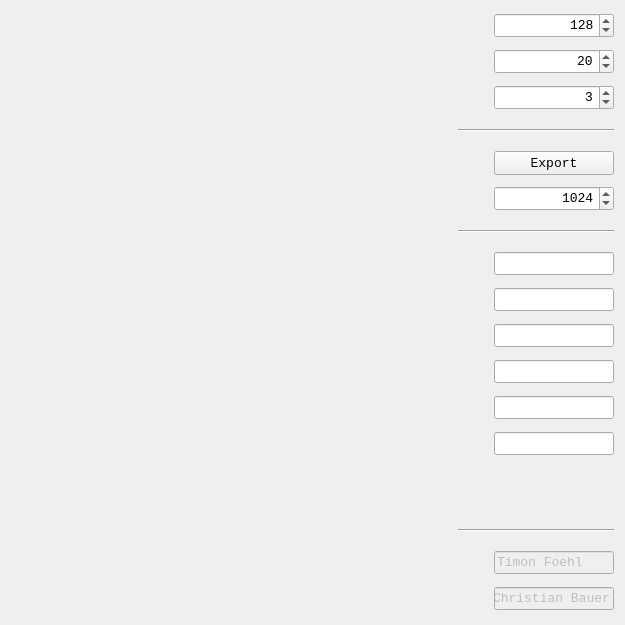
<?xml version="1.0" encoding="UTF-8"?>
<ui version="4.0">
 <class>MainWindow</class>
 <widget class="QMainWindow" name="MainWindow">
  <property name="geometry">
   <rect>
    <x>0</x>
    <y>0</y>
    <width>625</width>
    <height>625</height>
   </rect>
  </property>
  <property name="windowTitle">
   <string>NewtonFractal</string>
  </property>
  <widget class="QWidget" name="centralWidget">
   <layout class="QHBoxLayout" name="horizontalLayout">
    <property name="spacing">
     <number>0</number>
    </property>
    <property name="leftMargin">
     <number>0</number>
    </property>
    <property name="topMargin">
     <number>0</number>
    </property>
    <property name="rightMargin">
     <number>0</number>
    </property>
    <property name="bottomMargin">
     <number>0</number>
    </property>
    <item>
     <widget class="FractalWidget" name="fractalWidget" native="true"/>
    </item>
    <item>
     <widget class="QWidget" name="settingsWidget" native="true">
      <property name="sizePolicy">
       <sizepolicy hsizetype="Fixed" vsizetype="Preferred">
        <horstretch>0</horstretch>
        <verstretch>0</verstretch>
       </sizepolicy>
      </property>
      <layout class="QVBoxLayout" name="verticalLayout">
       <item>
        <layout class="QGridLayout" name="gridSettings">
         <item row="0" column="0">
          <widget class="QLabel" name="lblSize">
           <property name="sizePolicy">
            <sizepolicy hsizetype="Fixed" vsizetype="Fixed">
             <horstretch>0</horstretch>
             <verstretch>0</verstretch>
            </sizepolicy>
           </property>
           <property name="minimumSize">
            <size>
             <width>30</width>
             <height>30</height>
            </size>
           </property>
           <property name="maximumSize">
            <size>
             <width>30</width>
             <height>30</height>
            </size>
           </property>
           <property name="toolTip">
            <string>fractal height and width</string>
           </property>
           <property name="text">
            <string/>
           </property>
           <property name="pixmap">
            <pixmap resource="../resources.qrc">:/resources/icons/size.png</pixmap>
           </property>
           <property name="scaledContents">
            <bool>true</bool>
           </property>
          </widget>
         </item>
         <item row="0" column="1">
          <widget class="QSpinBox" name="spinSize">
           <property name="minimumSize">
            <size>
             <width>30</width>
             <height>25</height>
            </size>
           </property>
           <property name="maximumSize">
            <size>
             <width>120</width>
             <height>16777215</height>
            </size>
           </property>
           <property name="font">
            <font>
             <family>Consolas</family>
             <pointsize>10</pointsize>
            </font>
           </property>
           <property name="toolTip">
            <string/>
           </property>
           <property name="alignment">
            <set>Qt::AlignRight|Qt::AlignTrailing|Qt::AlignVCenter</set>
           </property>
           <property name="minimum">
            <number>16</number>
           </property>
           <property name="maximum">
            <number>1024</number>
           </property>
           <property name="value">
            <number>128</number>
           </property>
          </widget>
         </item>
         <item row="1" column="0">
          <widget class="QLabel" name="lblIterations">
           <property name="sizePolicy">
            <sizepolicy hsizetype="Fixed" vsizetype="Fixed">
             <horstretch>0</horstretch>
             <verstretch>0</verstretch>
            </sizepolicy>
           </property>
           <property name="minimumSize">
            <size>
             <width>30</width>
             <height>30</height>
            </size>
           </property>
           <property name="maximumSize">
            <size>
             <width>30</width>
             <height>30</height>
            </size>
           </property>
           <property name="toolTip">
            <string>maximum number of iterations</string>
           </property>
           <property name="text">
            <string/>
           </property>
           <property name="pixmap">
            <pixmap resource="../resources.qrc">:/resources/icons/iteration.png</pixmap>
           </property>
           <property name="scaledContents">
            <bool>true</bool>
           </property>
          </widget>
         </item>
         <item row="1" column="1">
          <widget class="QSpinBox" name="spinIterations">
           <property name="minimumSize">
            <size>
             <width>30</width>
             <height>25</height>
            </size>
           </property>
           <property name="maximumSize">
            <size>
             <width>120</width>
             <height>16777215</height>
            </size>
           </property>
           <property name="font">
            <font>
             <family>Consolas</family>
             <pointsize>10</pointsize>
            </font>
           </property>
           <property name="toolTip">
            <string/>
           </property>
           <property name="alignment">
            <set>Qt::AlignRight|Qt::AlignTrailing|Qt::AlignVCenter</set>
           </property>
           <property name="minimum">
            <number>5</number>
           </property>
           <property name="maximum">
            <number>100</number>
           </property>
           <property name="value">
            <number>20</number>
           </property>
          </widget>
         </item>
         <item row="2" column="0">
          <widget class="QLabel" name="lblDegree">
           <property name="sizePolicy">
            <sizepolicy hsizetype="Fixed" vsizetype="Fixed">
             <horstretch>0</horstretch>
             <verstretch>0</verstretch>
            </sizepolicy>
           </property>
           <property name="minimumSize">
            <size>
             <width>30</width>
             <height>30</height>
            </size>
           </property>
           <property name="maximumSize">
            <size>
             <width>30</width>
             <height>30</height>
            </size>
           </property>
           <property name="toolTip">
            <string>degree of the polynomial / number of roots</string>
           </property>
           <property name="text">
            <string/>
           </property>
           <property name="pixmap">
            <pixmap resource="../resources.qrc">:/resources/icons/degree.png</pixmap>
           </property>
           <property name="scaledContents">
            <bool>true</bool>
           </property>
          </widget>
         </item>
         <item row="2" column="1">
          <widget class="QSpinBox" name="spinDegree">
           <property name="minimumSize">
            <size>
             <width>30</width>
             <height>25</height>
            </size>
           </property>
           <property name="maximumSize">
            <size>
             <width>120</width>
             <height>16777215</height>
            </size>
           </property>
           <property name="font">
            <font>
             <family>Consolas</family>
             <pointsize>10</pointsize>
            </font>
           </property>
           <property name="toolTip">
            <string/>
           </property>
           <property name="alignment">
            <set>Qt::AlignRight|Qt::AlignTrailing|Qt::AlignVCenter</set>
           </property>
           <property name="minimum">
            <number>2</number>
           </property>
           <property name="maximum">
            <number>6</number>
           </property>
           <property name="value">
            <number>3</number>
           </property>
          </widget>
         </item>
        </layout>
       </item>
       <item>
        <spacer name="spacerExport1">
         <property name="orientation">
          <enum>Qt::Vertical</enum>
         </property>
         <property name="sizeType">
          <enum>QSizePolicy::Fixed</enum>
         </property>
         <property name="sizeHint" stdset="0">
          <size>
           <width>20</width>
           <height>10</height>
          </size>
         </property>
        </spacer>
       </item>
       <item>
        <widget class="QFrame" name="lineExport">
         <property name="sizePolicy">
          <sizepolicy hsizetype="Preferred" vsizetype="Fixed">
           <horstretch>0</horstretch>
           <verstretch>0</verstretch>
          </sizepolicy>
         </property>
         <property name="minimumSize">
          <size>
           <width>0</width>
           <height>1</height>
          </size>
         </property>
         <property name="frameShape">
          <enum>QFrame::HLine</enum>
         </property>
         <property name="frameShadow">
          <enum>QFrame::Sunken</enum>
         </property>
        </widget>
       </item>
       <item>
        <spacer name="spacerExport2">
         <property name="orientation">
          <enum>Qt::Vertical</enum>
         </property>
         <property name="sizeType">
          <enum>QSizePolicy::Fixed</enum>
         </property>
         <property name="sizeHint" stdset="0">
          <size>
           <width>20</width>
           <height>10</height>
          </size>
         </property>
        </spacer>
       </item>
       <item>
        <layout class="QGridLayout" name="gridExport">
         <item row="0" column="0">
          <widget class="QLabel" name="lblExport">
           <property name="sizePolicy">
            <sizepolicy hsizetype="Fixed" vsizetype="Fixed">
             <horstretch>0</horstretch>
             <verstretch>0</verstretch>
            </sizepolicy>
           </property>
           <property name="minimumSize">
            <size>
             <width>30</width>
             <height>30</height>
            </size>
           </property>
           <property name="maximumSize">
            <size>
             <width>30</width>
             <height>30</height>
            </size>
           </property>
           <property name="toolTip">
            <string>export fractal as png</string>
           </property>
           <property name="text">
            <string/>
           </property>
           <property name="pixmap">
            <pixmap resource="../resources.qrc">:/resources/icons/save.png</pixmap>
           </property>
           <property name="scaledContents">
            <bool>true</bool>
           </property>
          </widget>
         </item>
         <item row="0" column="1">
          <widget class="QPushButton" name="btnExport">
           <property name="minimumSize">
            <size>
             <width>0</width>
             <height>24</height>
            </size>
           </property>
           <property name="maximumSize">
            <size>
             <width>120</width>
             <height>16777215</height>
            </size>
           </property>
           <property name="font">
            <font>
             <family>Consolas</family>
             <pointsize>10</pointsize>
            </font>
           </property>
           <property name="toolTip">
            <string/>
           </property>
           <property name="text">
            <string>Export</string>
           </property>
          </widget>
         </item>
         <item row="1" column="0">
          <widget class="QLabel" name="lblExportSize">
           <property name="sizePolicy">
            <sizepolicy hsizetype="Fixed" vsizetype="Fixed">
             <horstretch>0</horstretch>
             <verstretch>0</verstretch>
            </sizepolicy>
           </property>
           <property name="minimumSize">
            <size>
             <width>30</width>
             <height>30</height>
            </size>
           </property>
           <property name="maximumSize">
            <size>
             <width>30</width>
             <height>30</height>
            </size>
           </property>
           <property name="toolTip">
            <string>fractal height and width for export</string>
           </property>
           <property name="text">
            <string/>
           </property>
           <property name="pixmap">
            <pixmap resource="../resources.qrc">:/resources/icons/size.png</pixmap>
           </property>
           <property name="scaledContents">
            <bool>true</bool>
           </property>
          </widget>
         </item>
         <item row="1" column="1">
          <widget class="QSpinBox" name="spinExportSize">
           <property name="minimumSize">
            <size>
             <width>30</width>
             <height>25</height>
            </size>
           </property>
           <property name="maximumSize">
            <size>
             <width>120</width>
             <height>16777215</height>
            </size>
           </property>
           <property name="font">
            <font>
             <family>Consolas</family>
             <pointsize>10</pointsize>
            </font>
           </property>
           <property name="toolTip">
            <string/>
           </property>
           <property name="alignment">
            <set>Qt::AlignRight|Qt::AlignTrailing|Qt::AlignVCenter</set>
           </property>
           <property name="minimum">
            <number>16</number>
           </property>
           <property name="maximum">
            <number>4096</number>
           </property>
           <property name="value">
            <number>1024</number>
           </property>
          </widget>
         </item>
        </layout>
       </item>
       <item>
        <spacer name="spacerRoots1">
         <property name="orientation">
          <enum>Qt::Vertical</enum>
         </property>
         <property name="sizeType">
          <enum>QSizePolicy::Fixed</enum>
         </property>
         <property name="sizeHint" stdset="0">
          <size>
           <width>20</width>
           <height>10</height>
          </size>
         </property>
        </spacer>
       </item>
       <item>
        <widget class="QFrame" name="lineRoots">
         <property name="sizePolicy">
          <sizepolicy hsizetype="Preferred" vsizetype="Fixed">
           <horstretch>0</horstretch>
           <verstretch>0</verstretch>
          </sizepolicy>
         </property>
         <property name="minimumSize">
          <size>
           <width>0</width>
           <height>1</height>
          </size>
         </property>
         <property name="frameShape">
          <enum>QFrame::HLine</enum>
         </property>
         <property name="frameShadow">
          <enum>QFrame::Sunken</enum>
         </property>
        </widget>
       </item>
       <item>
        <spacer name="spacerRoots2">
         <property name="orientation">
          <enum>Qt::Vertical</enum>
         </property>
         <property name="sizeType">
          <enum>QSizePolicy::Fixed</enum>
         </property>
         <property name="sizeHint" stdset="0">
          <size>
           <width>20</width>
           <height>10</height>
          </size>
         </property>
        </spacer>
       </item>
       <item>
        <layout class="QGridLayout" name="gridRoots">
         <item row="0" column="0">
          <widget class="QLabel" name="lblRoot0">
           <property name="sizePolicy">
            <sizepolicy hsizetype="Fixed" vsizetype="Fixed">
             <horstretch>0</horstretch>
             <verstretch>0</verstretch>
            </sizepolicy>
           </property>
           <property name="minimumSize">
            <size>
             <width>30</width>
             <height>30</height>
            </size>
           </property>
           <property name="maximumSize">
            <size>
             <width>30</width>
             <height>30</height>
            </size>
           </property>
           <property name="toolTip">
            <string>root 1 [r j i]</string>
           </property>
           <property name="text">
            <string/>
           </property>
           <property name="pixmap">
            <pixmap resource="../resources.qrc">:/resources/icons/red.png</pixmap>
           </property>
           <property name="scaledContents">
            <bool>true</bool>
           </property>
          </widget>
         </item>
         <item row="0" column="1">
          <widget class="QLineEdit" name="lineRoot0">
           <property name="minimumSize">
            <size>
             <width>30</width>
             <height>0</height>
            </size>
           </property>
           <property name="maximumSize">
            <size>
             <width>120</width>
             <height>16777215</height>
            </size>
           </property>
           <property name="font">
            <font>
             <family>Consolas</family>
             <pointsize>10</pointsize>
            </font>
           </property>
           <property name="toolTip">
            <string/>
           </property>
           <property name="alignment">
            <set>Qt::AlignRight|Qt::AlignTrailing|Qt::AlignVCenter</set>
           </property>
          </widget>
         </item>
         <item row="1" column="0">
          <widget class="QLabel" name="lblRoot1">
           <property name="sizePolicy">
            <sizepolicy hsizetype="Fixed" vsizetype="Fixed">
             <horstretch>0</horstretch>
             <verstretch>0</verstretch>
            </sizepolicy>
           </property>
           <property name="minimumSize">
            <size>
             <width>30</width>
             <height>30</height>
            </size>
           </property>
           <property name="maximumSize">
            <size>
             <width>30</width>
             <height>30</height>
            </size>
           </property>
           <property name="toolTip">
            <string>root 2 [r j i]</string>
           </property>
           <property name="text">
            <string/>
           </property>
           <property name="pixmap">
            <pixmap resource="../resources.qrc">:/resources/icons/green.png</pixmap>
           </property>
           <property name="scaledContents">
            <bool>true</bool>
           </property>
          </widget>
         </item>
         <item row="1" column="1">
          <widget class="QLineEdit" name="lineRoot1">
           <property name="minimumSize">
            <size>
             <width>30</width>
             <height>0</height>
            </size>
           </property>
           <property name="maximumSize">
            <size>
             <width>120</width>
             <height>16777215</height>
            </size>
           </property>
           <property name="font">
            <font>
             <family>Consolas</family>
             <pointsize>10</pointsize>
            </font>
           </property>
           <property name="toolTip">
            <string/>
           </property>
           <property name="alignment">
            <set>Qt::AlignRight|Qt::AlignTrailing|Qt::AlignVCenter</set>
           </property>
          </widget>
         </item>
         <item row="2" column="0">
          <widget class="QLabel" name="lblRoot2">
           <property name="sizePolicy">
            <sizepolicy hsizetype="Fixed" vsizetype="Fixed">
             <horstretch>0</horstretch>
             <verstretch>0</verstretch>
            </sizepolicy>
           </property>
           <property name="minimumSize">
            <size>
             <width>30</width>
             <height>30</height>
            </size>
           </property>
           <property name="maximumSize">
            <size>
             <width>30</width>
             <height>30</height>
            </size>
           </property>
           <property name="toolTip">
            <string>root 3 [r j i]</string>
           </property>
           <property name="text">
            <string/>
           </property>
           <property name="pixmap">
            <pixmap resource="../resources.qrc">:/resources/icons/blue.png</pixmap>
           </property>
           <property name="scaledContents">
            <bool>true</bool>
           </property>
          </widget>
         </item>
         <item row="2" column="1">
          <widget class="QLineEdit" name="lineRoot2">
           <property name="minimumSize">
            <size>
             <width>30</width>
             <height>0</height>
            </size>
           </property>
           <property name="maximumSize">
            <size>
             <width>120</width>
             <height>16777215</height>
            </size>
           </property>
           <property name="font">
            <font>
             <family>Consolas</family>
             <pointsize>10</pointsize>
            </font>
           </property>
           <property name="toolTip">
            <string/>
           </property>
           <property name="alignment">
            <set>Qt::AlignRight|Qt::AlignTrailing|Qt::AlignVCenter</set>
           </property>
          </widget>
         </item>
         <item row="3" column="0">
          <widget class="QLabel" name="lblRoot3">
           <property name="sizePolicy">
            <sizepolicy hsizetype="Fixed" vsizetype="Fixed">
             <horstretch>0</horstretch>
             <verstretch>0</verstretch>
            </sizepolicy>
           </property>
           <property name="minimumSize">
            <size>
             <width>30</width>
             <height>30</height>
            </size>
           </property>
           <property name="maximumSize">
            <size>
             <width>30</width>
             <height>30</height>
            </size>
           </property>
           <property name="toolTip">
            <string>root 4 [r j i]</string>
           </property>
           <property name="text">
            <string/>
           </property>
           <property name="pixmap">
            <pixmap resource="../resources.qrc">:/resources/icons/cyan.png</pixmap>
           </property>
           <property name="scaledContents">
            <bool>true</bool>
           </property>
          </widget>
         </item>
         <item row="3" column="1">
          <widget class="QLineEdit" name="lineRoot3">
           <property name="minimumSize">
            <size>
             <width>30</width>
             <height>0</height>
            </size>
           </property>
           <property name="maximumSize">
            <size>
             <width>120</width>
             <height>16777215</height>
            </size>
           </property>
           <property name="font">
            <font>
             <family>Consolas</family>
             <pointsize>10</pointsize>
            </font>
           </property>
           <property name="toolTip">
            <string/>
           </property>
           <property name="alignment">
            <set>Qt::AlignRight|Qt::AlignTrailing|Qt::AlignVCenter</set>
           </property>
          </widget>
         </item>
         <item row="4" column="0">
          <widget class="QLabel" name="lblRoot4">
           <property name="sizePolicy">
            <sizepolicy hsizetype="Fixed" vsizetype="Fixed">
             <horstretch>0</horstretch>
             <verstretch>0</verstretch>
            </sizepolicy>
           </property>
           <property name="minimumSize">
            <size>
             <width>30</width>
             <height>30</height>
            </size>
           </property>
           <property name="maximumSize">
            <size>
             <width>30</width>
             <height>30</height>
            </size>
           </property>
           <property name="toolTip">
            <string>root 5 [r j i]</string>
           </property>
           <property name="text">
            <string/>
           </property>
           <property name="pixmap">
            <pixmap resource="../resources.qrc">:/resources/icons/magenta.png</pixmap>
           </property>
           <property name="scaledContents">
            <bool>true</bool>
           </property>
          </widget>
         </item>
         <item row="4" column="1">
          <widget class="QLineEdit" name="lineRoot4">
           <property name="minimumSize">
            <size>
             <width>30</width>
             <height>0</height>
            </size>
           </property>
           <property name="maximumSize">
            <size>
             <width>120</width>
             <height>16777215</height>
            </size>
           </property>
           <property name="font">
            <font>
             <family>Consolas</family>
             <pointsize>10</pointsize>
            </font>
           </property>
           <property name="toolTip">
            <string/>
           </property>
           <property name="alignment">
            <set>Qt::AlignRight|Qt::AlignTrailing|Qt::AlignVCenter</set>
           </property>
          </widget>
         </item>
         <item row="5" column="0">
          <widget class="QLabel" name="lblRoot5">
           <property name="sizePolicy">
            <sizepolicy hsizetype="Fixed" vsizetype="Fixed">
             <horstretch>0</horstretch>
             <verstretch>0</verstretch>
            </sizepolicy>
           </property>
           <property name="minimumSize">
            <size>
             <width>30</width>
             <height>30</height>
            </size>
           </property>
           <property name="maximumSize">
            <size>
             <width>30</width>
             <height>30</height>
            </size>
           </property>
           <property name="toolTip">
            <string>root 6 [r j i]</string>
           </property>
           <property name="text">
            <string/>
           </property>
           <property name="pixmap">
            <pixmap resource="../resources.qrc">:/resources/icons/yellow.png</pixmap>
           </property>
           <property name="scaledContents">
            <bool>true</bool>
           </property>
          </widget>
         </item>
         <item row="5" column="1">
          <widget class="QLineEdit" name="lineRoot5">
           <property name="minimumSize">
            <size>
             <width>30</width>
             <height>0</height>
            </size>
           </property>
           <property name="maximumSize">
            <size>
             <width>120</width>
             <height>16777215</height>
            </size>
           </property>
           <property name="font">
            <font>
             <family>Consolas</family>
             <pointsize>10</pointsize>
            </font>
           </property>
           <property name="toolTip">
            <string/>
           </property>
           <property name="alignment">
            <set>Qt::AlignRight|Qt::AlignTrailing|Qt::AlignVCenter</set>
           </property>
          </widget>
         </item>
        </layout>
       </item>
       <item>
        <spacer name="spacerUser1">
         <property name="orientation">
          <enum>Qt::Vertical</enum>
         </property>
         <property name="sizeHint" stdset="0">
          <size>
           <width>20</width>
           <height>20</height>
          </size>
         </property>
        </spacer>
       </item>
       <item>
        <widget class="QFrame" name="lineUser">
         <property name="sizePolicy">
          <sizepolicy hsizetype="Preferred" vsizetype="Fixed">
           <horstretch>0</horstretch>
           <verstretch>0</verstretch>
          </sizepolicy>
         </property>
         <property name="minimumSize">
          <size>
           <width>0</width>
           <height>1</height>
          </size>
         </property>
         <property name="frameShape">
          <enum>QFrame::HLine</enum>
         </property>
         <property name="frameShadow">
          <enum>QFrame::Sunken</enum>
         </property>
        </widget>
       </item>
       <item>
        <spacer name="spacerUser2">
         <property name="orientation">
          <enum>Qt::Vertical</enum>
         </property>
         <property name="sizeType">
          <enum>QSizePolicy::Fixed</enum>
         </property>
         <property name="sizeHint" stdset="0">
          <size>
           <width>20</width>
           <height>10</height>
          </size>
         </property>
        </spacer>
       </item>
       <item>
        <layout class="QGridLayout" name="gridUser">
         <item row="0" column="0">
          <widget class="QLabel" name="lblUser1">
           <property name="sizePolicy">
            <sizepolicy hsizetype="Fixed" vsizetype="Fixed">
             <horstretch>0</horstretch>
             <verstretch>0</verstretch>
            </sizepolicy>
           </property>
           <property name="minimumSize">
            <size>
             <width>30</width>
             <height>30</height>
            </size>
           </property>
           <property name="maximumSize">
            <size>
             <width>30</width>
             <height>30</height>
            </size>
           </property>
           <property name="toolTip">
            <string/>
           </property>
           <property name="text">
            <string/>
           </property>
           <property name="pixmap">
            <pixmap resource="../resources.qrc">:/resources/icons/user1.png</pixmap>
           </property>
           <property name="scaledContents">
            <bool>true</bool>
           </property>
          </widget>
         </item>
         <item row="0" column="1">
          <widget class="QLineEdit" name="lineUser1">
           <property name="enabled">
            <bool>false</bool>
           </property>
           <property name="minimumSize">
            <size>
             <width>30</width>
             <height>0</height>
            </size>
           </property>
           <property name="maximumSize">
            <size>
             <width>120</width>
             <height>16777215</height>
            </size>
           </property>
           <property name="font">
            <font>
             <family>Consolas</family>
             <pointsize>10</pointsize>
            </font>
           </property>
           <property name="toolTip">
            <string/>
           </property>
           <property name="text">
            <string>Timon Foehl</string>
           </property>
           <property name="alignment">
            <set>Qt::AlignLeading|Qt::AlignLeft|Qt::AlignVCenter</set>
           </property>
          </widget>
         </item>
         <item row="1" column="0">
          <widget class="QLabel" name="lblUser2">
           <property name="sizePolicy">
            <sizepolicy hsizetype="Fixed" vsizetype="Fixed">
             <horstretch>0</horstretch>
             <verstretch>0</verstretch>
            </sizepolicy>
           </property>
           <property name="minimumSize">
            <size>
             <width>30</width>
             <height>30</height>
            </size>
           </property>
           <property name="maximumSize">
            <size>
             <width>30</width>
             <height>30</height>
            </size>
           </property>
           <property name="toolTip">
            <string/>
           </property>
           <property name="text">
            <string/>
           </property>
           <property name="pixmap">
            <pixmap resource="../resources.qrc">:/resources/icons/user2.png</pixmap>
           </property>
           <property name="scaledContents">
            <bool>true</bool>
           </property>
          </widget>
         </item>
         <item row="1" column="1">
          <widget class="QLineEdit" name="lineUser2">
           <property name="enabled">
            <bool>false</bool>
           </property>
           <property name="minimumSize">
            <size>
             <width>30</width>
             <height>0</height>
            </size>
           </property>
           <property name="maximumSize">
            <size>
             <width>120</width>
             <height>16777215</height>
            </size>
           </property>
           <property name="font">
            <font>
             <family>Consolas</family>
             <pointsize>10</pointsize>
            </font>
           </property>
           <property name="toolTip">
            <string/>
           </property>
           <property name="text">
            <string>Christian Bauer</string>
           </property>
           <property name="alignment">
            <set>Qt::AlignLeading|Qt::AlignLeft|Qt::AlignVCenter</set>
           </property>
          </widget>
         </item>
        </layout>
       </item>
      </layout>
     </widget>
    </item>
   </layout>
  </widget>
  <action name="actionSettings">
   <property name="icon">
    <iconset resource="../resources.qrc">
     <normaloff>:/resources/icons/settings.png</normaloff>:/resources/icons/settings.png</iconset>
   </property>
   <property name="text">
    <string>Settings</string>
   </property>
   <property name="toolTip">
    <string>Show settings</string>
   </property>
   <property name="shortcut">
    <string>F1</string>
   </property>
  </action>
 </widget>
 <layoutdefault spacing="6" margin="11"/>
 <customwidgets>
  <customwidget>
   <class>FractalWidget</class>
   <extends>QWidget</extends>
   <header>src/fractalwidget.h</header>
   <container>1</container>
  </customwidget>
 </customwidgets>
 <resources>
  <include location="../resources.qrc"/>
 </resources>
 <connections/>
</ui>
